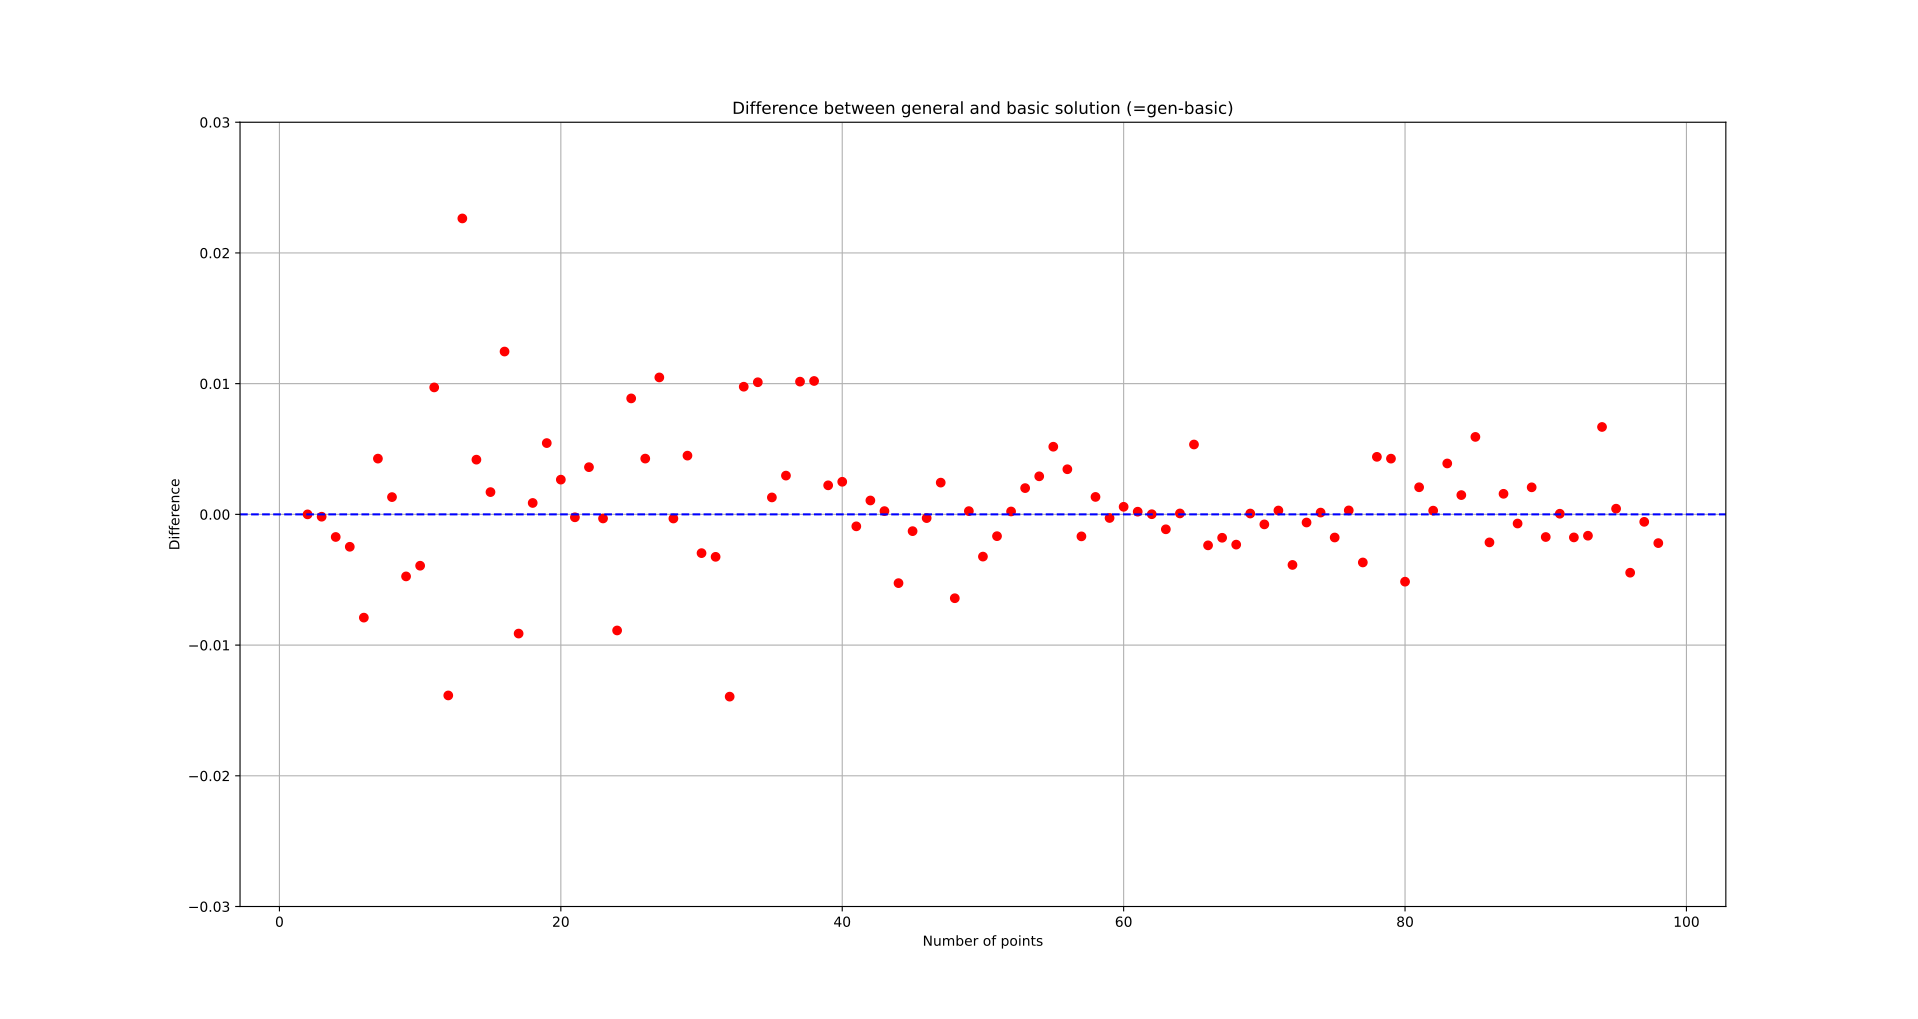

Here is the Python script that generated this plot:
import pandas as pd
import matplotlib.pyplot as plt

def genDataFrame(file_path):
    # Open the file and read lines
    with open(file_path, 'r') as file:
        lines = file.readlines()
    # Initialize empty lists to store index and values
    indices = []
    values = []
    # Iterate over the lines to extract index and values
    for i in range(0, len(lines), 3):
        index = int(lines[i].strip())
        value = float(lines[i + 1].strip())
    
        indices.append(index)
        values.append(value)
    return pd.DataFrame({'Index': indices, 'Value': values})

genSolDf = genDataFrame("../results/output_genSol.txt")
basicSolDf = genDataFrame("../results/output_basicSol.txt")
length = len(genSolDf['Index'])
diff = pd.DataFrame({'Index': [i for i in range(2,length)], 'Value': [0 for i in range(2,length)]})
diff['Value'] = genSolDf['Value'] - basicSolDf['Value']

plt.plot(diff['Index'], diff['Value'], marker='o', linestyle='', color='r')
plt.axhline(y = 0, color = 'b', linestyle = '--')
plt.xlabel('Number of points')
plt.ylabel('Difference')
plt.title('Difference between general and basic solution (=gen-basic)')
plt.grid(True)
m = 0.03
plt.ylim(-m,m)
plt.show()
